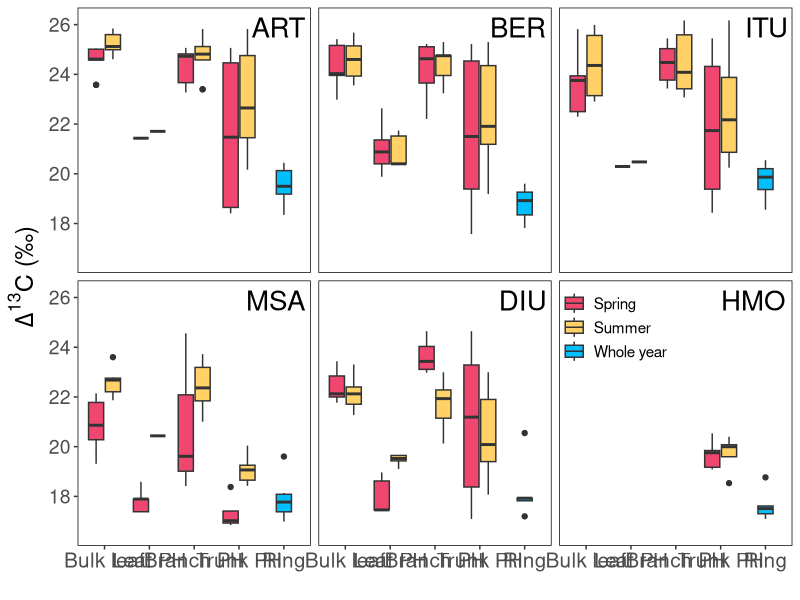

The R source for this figure:
library(tidyverse)

D13CtreeRing <- read.csv("gradienteData/isotopes_gradiente_2023/Tabla_S2025-3401_mod.csv") %>% 
  filter(year == 2023) %>% 
  filter(tree != "MSA7") |>
  mutate(D13C = (-8.64 - d13C_permil)/(1+d13C_permil*0.001)) |>
  mutate(site = factor(site, levels = c("ART", "BER", "ITU", "MSA", "DIU", "HMO"))) |> 
  select(-c(year, perc_C, d13C_permil, tree))
D13CtreeRing$campaign <- rep("Whole year", times = nrow(D13CtreeRing))
D13CtreeRing$tissue <- rep("Ring", times = nrow(D13CtreeRing))
D13CtreeRing <- D13CtreeRing[, c("site", "campaign", "tissue", "D13C")]
  
d13CtrunkPh <- read.csv("gradienteData/isotopes_gradiente_2023/isotopes_base_phloem.csv") %>% 
  filter(sampling_date <= 20230701 | sampling_date >= 20230827) %>%
  mutate(campaign = ifelse(sampling_date <= 20230701, "spring23", "summer23")) %>% 
  select(-c(d15N_base_phloem)) |> 
  rename(d13C_trunk_ph = d13C_base_phloem)

d13Cleaf <- read.csv("gradienteData/isotopes_gradiente_2023/isotopes_leaf.csv") %>% 
  filter(canopy_position == "shade_low") %>% 
  filter(sampling_date <= 20230731 | sampling_date >= 20230827) %>% 
  select(-c(weight_mg, canopy_position, canopy_position2, sampling_date,
            N_perc_leaf, d15N_leaf))

d13CbranchPh <- read.csv("gradienteData/isotopes_gradiente_2023/isotopes_stem_phloem.csv") %>%
  filter(sampling_date <= 20230701 | sampling_date >= 20230827) %>%
  filter(canopy_position == "shade_low") %>%
  mutate(campaign = ifelse(sampling_date <= 20230701, "spring23", "summer23")) %>% 
  select(-c(d15N_stem_phloem, canopy_position, canopy_position2, sampling_date)) |> 
  rename(d13C_branch_ph = d13C_stem_phloem)

d13CleafPh <- read.csv("gradienteData/isotopes_gradiente_2023/isotopes_leaf_phloem.csv") |> 
  filter(sampling_date <= 20230701 | sampling_date >= 20230827) %>%
  mutate(campaign = ifelse(sampling_date <= 20230701, "spring23", "summer23")) %>% 
  select(-c(sampling_date))

D13C_gradiente <- full_join(d13CbranchPh, d13CtrunkPh, by = c("site", "tree", "campaign")) |> 
  full_join(d13Cleaf, by = c("site", "tree", "campaign")) |>
  full_join(d13CleafPh, by = c("site", "tree", "campaign")) |> 
  mutate(site = factor(site, levels = c("ART", "BER", "ITU", "MSA", "DIU", "HMO"))) |> 
  mutate(d13Camb_month = ifelse(campaign == "spring23", -8.75, -8.64)) |> 
  mutate(D13C_leaf = (d13Camb_month - d13C_leaf)/(1+d13C_leaf*0.001)) |> 
  mutate(D13C_leaf_ph = (d13Camb_month - d13C_leaf_ph)/(1+d13C_leaf_ph*0.001)) |> 
  mutate(D13C_branch_ph = (d13Camb_month - d13C_branch_ph)/(1+d13C_branch_ph*0.001)) |>
  mutate(D13C_trunk_ph = (d13Camb_month - d13C_trunk_ph)/(1+d13C_trunk_ph*0.001)) |>
  select(c(site, campaign, c(starts_with("D13C_", ignore.case = F)))) |> 
  pivot_longer(cols = starts_with("D13C_"), names_to = "tissue", values_to = "D13C") |> 
  mutate(tissue = as.factor(tissue)) |> 
  mutate(campaign = as.factor(campaign))

D13C_gradiente$campaign <- recode_factor(D13C_gradiente$campaign,
                                         spring23 = "Spring", summer23 = "Summer")
D13C_gradiente$tissue <- recode_factor(D13C_gradiente$tissue,
                                       D13C_branch_ph = "Branch PH", D13C_leaf = "Bulk leaf",
                                         D13C_leaf_ph = "Leaf PH", D13C_trunk_ph = "Trunk PH")
D13C_gradiente$tissue <- factor(D13C_gradiente$tissue, levels = c("Bulk leaf", "Leaf PH", "Branch PH", "Trunk PH"))

D13C_gradiente <- rbind(D13C_gradiente, D13CtreeRing)

site_labels <- D13C_gradiente %>% distinct(site)

fig1 <- ggplot(D13C_gradiente, aes(x = tissue, y = D13C, fill = campaign)) +
  geom_boxplot(
    position = position_dodge2(width = 0.8, preserve = "single")) +
  scale_fill_manual(values=c("#EF476F", "#FFD166", "deepskyblue")) +
  ylim(16.5, 26.2)+
  labs(
    x = "",
    y = expression(Delta^13*C~"(\u2030)"),
    fill = "Campaign"
  ) +
  facet_wrap(~site) +
  geom_text(data = site_labels, aes(x = Inf, y = Inf, label = site),
    hjust = 1.1, vjust = 1.5, size = 7,
    inherit.aes = FALSE) +
  theme(
    strip.background = element_blank(),
    strip.text = element_blank(),
    panel.background = element_blank(),
    plot.background  = element_blank(),
    panel.border = element_rect(color = "black",
                                fill = NA,
                                linewidth = .5),
    axis.line = element_blank(),
    axis.title.y = element_text(size = 18),
    axis.text.x  = element_text(size = 15),
    axis.text.y  = element_text(size = 14),
    legend.title = element_blank(),
    legend.text = element_text(size = 11),
    legend.position = c(0.835, 0.325),
    legend.justification = c("right", "bottom"),
    legend.background = element_blank(),
    legend.key = element_blank(),
    panel.grid = element_blank()
  )
